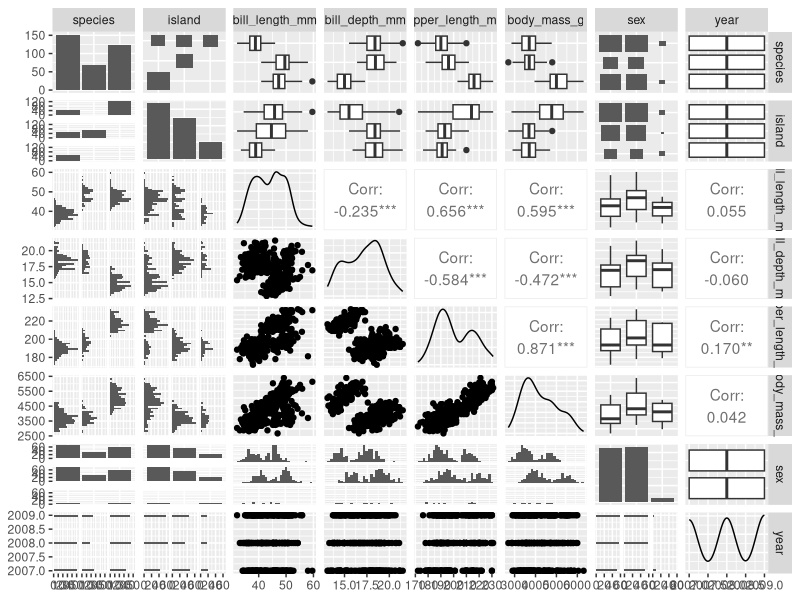
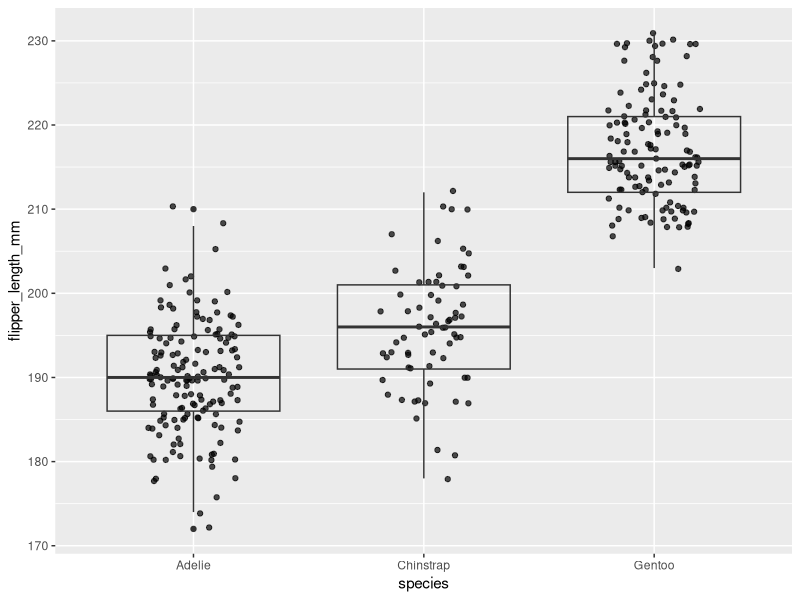

Generate these figures, in order, with R: (Note: this script raises an error after producing the figures.)
## ---- chunk 1
#| warning: false
#| echo: false

# Load Libraries
library(tidyverse)
library(palmerpenguins)
library(skimr)
library(GGally)
## ---- chunk 2
#| include: false
# tell me the column names
names(penguins)

#What are the dimensions
dim(penguins)

#show me the first 6 lines
head(penguins)

#show me the last 6 lines
tail(penguins)



## ---- chunk 3
skim(penguins)
## ---- chunk 4
#| warning: false
GGally::ggpairs(penguins)
## ---- chunk 5
#| echo: false
#| fig.cao = "My awesome fig caption"

ggplot(data = penguins, 
       aes(x = species, 
           y = flipper_length_mm)) + 
  geom_jitter(width = 0.2,
              alpha = 0.7) +
  geom_boxplot(fill = NA)
  theme_light() +
  scale_color_manual(values = c("green", "blue", "purple")) +
  labs(x = "Penguin Species", y = "Flipper Length (mm)", title = "Penguin Flipper Size")
## ---- chunk 6
ggplot(data = penguins, aes(x = bill_length_mm))+
  geom_histogram(aes(fill = species), color = "grey", size = 0.2) +
  facet_wrap(~species) +
  theme_light()
